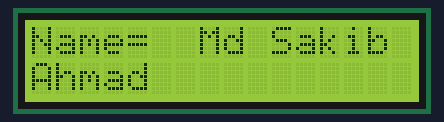
Bench run of a sketch on a simulated Arduino Uno, built with avr-gcc and run on an emulated ATmega328P. On the bench: 16×2 character LCD.

Above: at 0.1 s.
At 1.1 s:
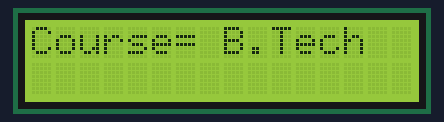
At 2.2 s:
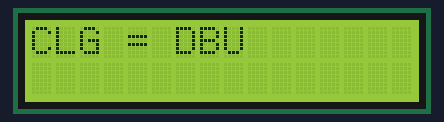

Measured:
- by itself, everything shown: repeats every 3.1 s, in 4 steps
- what the display in image 1 shows lasts 1.0 s, from 1.1 s to 2.1 s

The sketch:

lcd.ino
```cpp
#include <Adafruit_LiquidCrystal.h>

Adafruit_LiquidCrystal lcd(0);

void setup() {
  lcd.begin(16, 2);  // Initialize LCD with dimensions (16 columns, 2 rows)
 // lcd.backlight();    // Turn on backlight
}

void loop() {
  // First display
  lcd.setCursor(0, 0);  // Column 0, Row 0 (top row)
  lcd.print("Name=");
  //delay(3000);          // Show for 3 seconds

  lcd.setCursor(7, 0);  // Column 0, Row 0 (top row)
  lcd.print("Md Sakib");
  //delay(3000);

  // Second display
  lcd.setCursor(0, 1);  // Column 0, Row 1 (bottom row)
  lcd.print("Ahmad");
  delay(1000);          // Show for 2 seconds

  // Clear display before next loop iteration
  lcd.clear();

  lcd.setCursor(0, 0);  // Column 0, Row 0 (top row)
  lcd.print("Course=");
  //delay(3000);

  lcd.setCursor(8, 0);  // Column 0, Row 0 (top row)
  lcd.print("B.Tech");
  delay(1000);
  lcd.clear();

  lcd.setCursor(0, 0);  // Column 0, Row 0 (top row)
  lcd.print("CLG =");

  lcd.setCursor(6, 0);  // Column 0, Row 0 (top row)
  lcd.print("DBU");
  delay(1000);
  lcd.clear();
}
```
